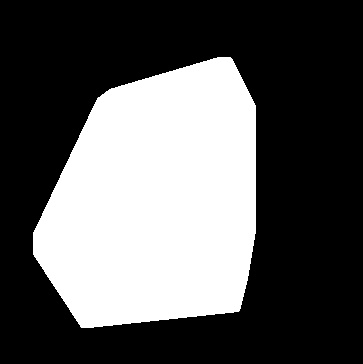
#> input picture 凸包提取/out/1_3.jpg, 363 x 364 px
$ python dialate.py
#> lines starting #> are read from the running program, lines starting #| are printed output that depends on the picture; after the words box and inside, x2 and y2 are one past the last pixel; in counts of white or black regions, pixels touching at a corner belong together
import cv2
import numpy as np

tu='out/1_3.jpg'
# 读取二值化图像
image = cv2.imread(tu, cv2.IMREAD_GRAYSCALE)
#> image is the input picture: shape (364, 363); min 0, max 255, mean 90.3

# 找到轮廓
contours, _ = cv2.findContours(image, cv2.RETR_EXTERNAL, cv2.CHAIN_APPROX_SIMPLE)
#> contours = 70 contours, 69 with area under 20; largest, box (x1, y1, x2, y2) and area: (32, 56, 256, 328) 47359

# 假设只有一个轮廓，找到最大的一个
largest_contour = max(contours, key=cv2.contourArea)
#> largest_contour = contour of 1119 points, box (x1, y1, x2, y2) (32, 56, 256, 328), area 47359

# 计算凸包
hull = cv2.convexHull(largest_contour)
#> hull = contour of 19 points, box (x1, y1, x2, y2) (32, 56, 256, 328), area 50355

# 计算质心
M = cv2.moments(hull)
#> M = moments, m00 50355, centre m10/m00, m01/m00 = (155, 201.1)
if M["m00"] != 0:
    cx = int(M["m10"] / M["m00"])
#> cx = 154
    cy = int(M["m01"] / M["m00"])
#> cy = 201
else:
    cx, cy = 0, 0

# 放大比例
scale_factor = 0.999

# 扩大每个顶点
expanded_hull = []
for point in hull:
    x, y = point[0]
    # 按质心放大
    new_x = int(cx + (x - cx) * scale_factor)
    new_y = int(cy + (y - cy) * scale_factor)
    expanded_hull.append([new_x, new_y])
#> this loop made 19 passes
#> (x, y, new_x, new_y) on passes 1 to 12: (235, 56, 234, 56), (239, 62, 238, 62), (255, 94, 254, 94), (255, 276, 254, 275), (247, 308, 246, 307), (239, 317, 238, 316), (237, 319, 236, 318), (157, 327, 156, 326), (80, 327, 80, 326), (73, 324, 73, 323), (65, 314, 65, 313), (49, 290, 49, 289)
#> after the loop, expanded_hull = [[234, 56], [238, 62], [254, 94], [254, 275], [246, 307], [238, 316], [236, 318], [156, 326], [80, 326], [73, 323], [65, 313], [49, 289], [32, 259], [32, 216], [90, 96], [96, 91], [117, 80], [138, 72], [203, 56]]

expanded_hull = np.array(expanded_hull, dtype=np.int32)
#> expanded_hull = 19 rows, first 8: [234, 56], [238, 62], [254, 94], [254, 275], [246, 307], [238, 316], [236, 318], [156, 326]

# 创建一个新的空白图像
expanded_image = np.zeros_like(image)

# 绘制扩大的多边形
cv2.fillConvexPoly(expanded_image, expanded_hull, 255)
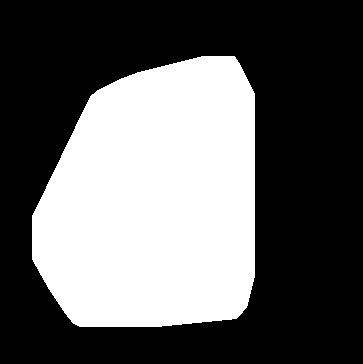
#> expanded_image: shape (364, 363); 38.1% white; 1 white region, box (x1, y1, x2, y2) and area: (32, 56, 255, 327) 50315

# [7 lines of commented-out code are left out]
cv2.imwrite(tu, expanded_image)

$ run again, with 凸包提取/out/1_1.jpg copied over 凸包提取/out/1_3.jpg
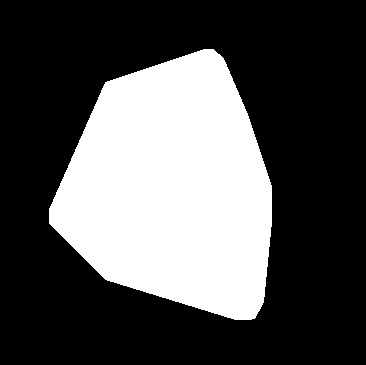
#> input picture 凸包提取/out/1_1.jpg, 366 x 365 px
#> image is the input picture: shape (365, 366); min 0, max 255, mean 82
#> contours = 75 contours, 74 with area under 20; largest, box (x1, y1, x2, y2) and area: (48, 48, 272, 320) 43545
#> largest_contour = contour of 1113 points, box (x1, y1, x2, y2) (48, 48, 272, 320), area 43545
#> hull = contour of 26 points, box (x1, y1, x2, y2) (48, 48, 272, 320), area 46574
#> M = moments, m00 46573.5, centre m10/m00, m01/m00 = (171, 187.8)
#> cx = 170
#> cy = 187
#> the loop `for point in hull:` made 26 passes
#> (x, y, new_x, new_y) on passes 1 to 8: (220, 48, 219, 48), (223, 50, 222, 50), (231, 60, 230, 60), (237, 72, 236, 72), (247, 96, 246, 96), (268, 160, 267, 160), (271, 170, 270, 170), (271, 287, 270, 286)
#> after the loop `for point in hull:`: expanded_hull = 26 pairs, first value 48 to 270, second value 48 to 318
#> `cv2.fillConvexPoly(expanded_image, expanded_hull, 255)`:
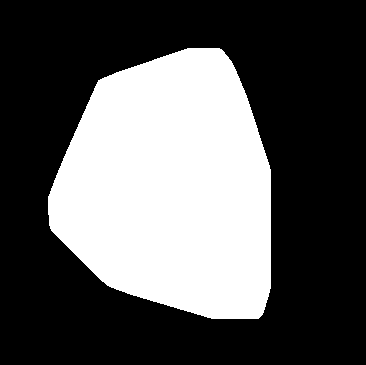
#> expanded_image: shape (365, 366); 34.8% white; 1 white region, box (x1, y1, x2, y2) and area: (48, 48, 271, 319) 46488

$ run again, with 凸包提取/out/2_1.jpg copied over 凸包提取/out/1_3.jpg
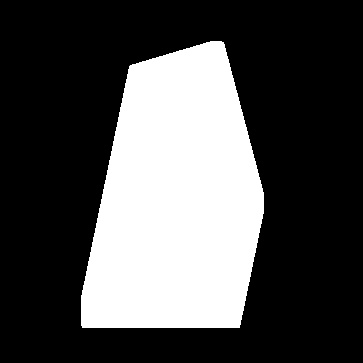
#> input picture 凸包提取/out/2_1.jpg, 363 x 363 px
#> image is the input picture: shape (363, 363); min 0, max 255, mean 77.9
#> contours = 49 contours, 48 with area under 20; largest, box (x1, y1, x2, y2) and area: (80, 40, 264, 328) 40775
#> largest_contour = contour of 947 points, box (x1, y1, x2, y2) (80, 40, 264, 328), area 40775
#> hull = contour of 17 points, box (x1, y1, x2, y2) (80, 40, 264, 328), area 43782
#> M = moments, m00 43781.5, centre m10/m00, m01/m00 = (176.4, 197)
#> cx = 176
#> cy = 196
#> the loop `for point in hull:` made 17 passes
#> (x, y, new_x, new_y) on passes 1 to 8: (226, 40, 225, 40), (231, 41, 230, 41), (263, 162, 262, 162), (263, 244, 262, 243), (255, 287, 254, 286), (247, 326, 246, 325), (245, 327, 244, 326), (82, 327, 82, 326)
#> after the loop `for point in hull:`: expanded_hull = [[225, 40], [230, 41], [262, 162], [262, 243], [254, 286], [246, 325], [244, 326], [82, 326], [80, 324], [80, 271], [88, 226], [96, 186], [112, 115], [123, 75], [129, 64], [137, 56], [185, 40]]
#> `expanded_hull = np.array(expanded_hull, dtype=np.int32)`: expanded_hull = 17 rows, first 8: [225, 40], [230, 41], [262, 162], [262, 243], [254, 286], [246, 325], [244, 326], [82, 326]
#> `cv2.fillConvexPoly(expanded_image, expanded_hull, 255)`:
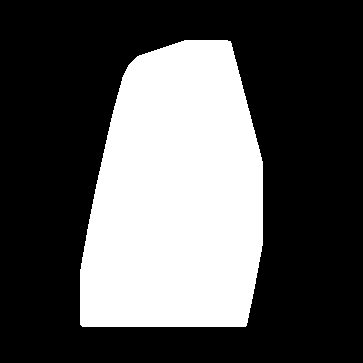
#> expanded_image: shape (363, 363); 33.2% white; 1 white region, box (x1, y1, x2, y2) and area: (80, 40, 263, 327) 43740
